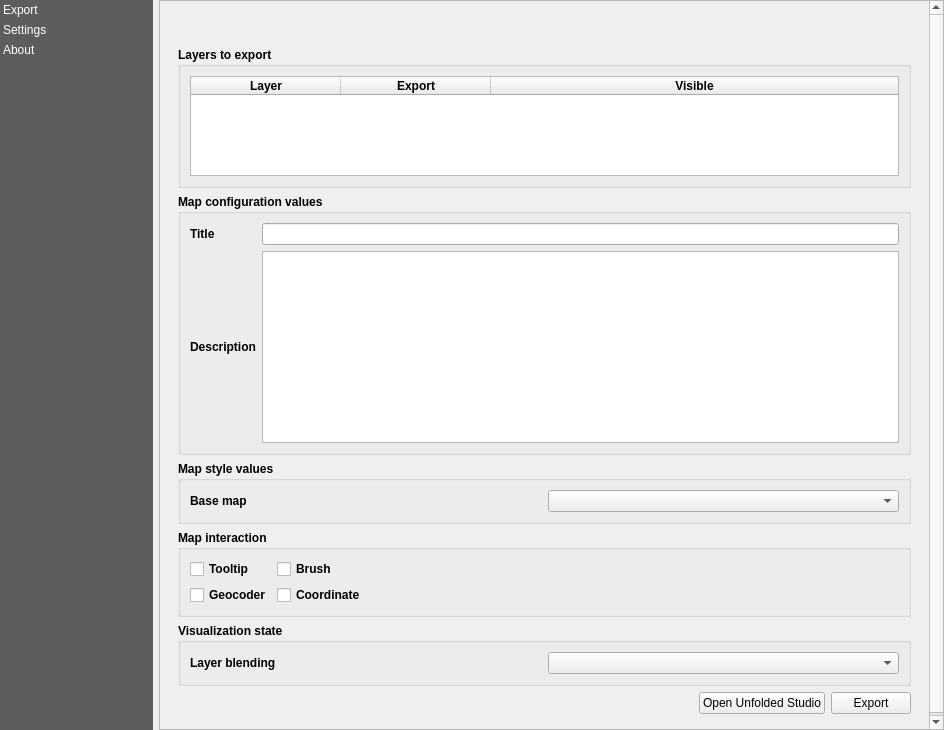
<?xml version="1.0" encoding="UTF-8"?>
<ui version="4.0">
 <class>main_dialog</class>
 <widget class="QDialog" name="main_dialog">
  <property name="windowModality">
   <enum>Qt::WindowModal</enum>
  </property>
  <property name="geometry">
   <rect>
    <x>0</x>
    <y>0</y>
    <width>944</width>
    <height>730</height>
   </rect>
  </property>
  <property name="windowTitle">
   <string>Unfolded Studio</string>
  </property>
  <layout class="QHBoxLayout" name="horizontalLayout">
   <property name="leftMargin">
    <number>0</number>
   </property>
   <property name="topMargin">
    <number>0</number>
   </property>
   <property name="rightMargin">
    <number>0</number>
   </property>
   <property name="bottomMargin">
    <number>0</number>
   </property>
   <item>
    <widget class="QListWidget" name="menu_widget">
     <property name="sizePolicy">
      <sizepolicy hsizetype="Minimum" vsizetype="Expanding">
       <horstretch>0</horstretch>
       <verstretch>0</verstretch>
      </sizepolicy>
     </property>
     <property name="minimumSize">
      <size>
       <width>100</width>
       <height>200</height>
      </size>
     </property>
     <property name="maximumSize">
      <size>
       <width>153</width>
       <height>16777215</height>
      </size>
     </property>
     <property name="styleSheet">
      <string notr="true">QListWidget{
       background-color: rgb(69, 69, 69, 220);
       outline: 0;
       }
       QListWidget::item {
       color: white;
       padding: 3px;
       }
       QListWidget::item::selected {
       color: black;
       background-color:palette(Window);
       padding-right: 0px;
       }
      </string>
     </property>
     <property name="frameShape">
      <enum>QFrame::Box</enum>
     </property>
     <property name="lineWidth">
      <number>0</number>
     </property>
     <property name="iconSize">
      <size>
       <width>32</width>
       <height>32</height>
      </size>
     </property>
     <property name="uniformItemSizes">
      <bool>true</bool>
     </property>
     <property name="currentRow">
      <number>-1</number>
     </property>
     <item>
      <property name="text">
       <string>Export</string>
      </property>
     </item>
     <item>
      <property name="text">
       <string>Settings</string>
      </property>
     </item>
     <item>
      <property name="text">
       <string>About</string>
      </property>
     </item>
    </widget>
   </item>
   <item>
    <layout class="QVBoxLayout" name="verticalLayout">
     <item>
      <widget class="QScrollArea" name="scrollArea">
       <property name="widgetResizable">
        <bool>true</bool>
       </property>
       <widget class="QWidget" name="area_contents">
        <property name="geometry">
         <rect>
          <x>0</x>
          <y>0</y>
          <width>781</width>
          <height>726</height>
         </rect>
        </property>
        <property name="minimumSize">
         <size>
          <width>760</width>
          <height>0</height>
         </size>
        </property>
        <layout class="QVBoxLayout" name="verticalLayout_4">
         <item>
          <widget class="QStackedWidget" name="stacked_widget">
           <property name="currentIndex">
            <number>0</number>
           </property>
           <widget class="QWidget" name="exporter">
            <layout class="QVBoxLayout" name="verticalLayout_11">
             <item>
              <layout class="QHBoxLayout" name="horizontalLayout_5">
               <item>
                <spacer name="horizontalSpacer_3">
                 <property name="orientation">
                  <enum>Qt::Horizontal</enum>
                 </property>
                 <property name="sizeHint" stdset="0">
                  <size>
                   <width>40</width>
                   <height>20</height>
                  </size>
                 </property>
                </spacer>
               </item>
               <item>
                <widget class="QPushButton" name="btn_refresh">
                 <property name="maximumSize">
                  <size>
                   <width>25</width>
                   <height>25</height>
                  </size>
                 </property>
                 <property name="toolTip">
                  <string>Load Snapshot configuration from project...</string>
                 </property>
                 <property name="text">
                  <string/>
                 </property>
                 <property name="flat">
                  <bool>true</bool>
                 </property>
                </widget>
               </item>
              </layout>
             </item>
             <item>
              <widget class="QGroupBox" name="groupBox_6">
               <property name="font">
                <font>
                 <weight>75</weight>
                 <bold>true</bold>
                </font>
               </property>
               <property name="title">
                <string>Layers to export</string>
               </property>
               <layout class="QVBoxLayout" name="verticalLayout_13">
                <item>
                 <widget class="QTableWidget" name="tw_layers">
                  <property name="minimumSize">
                   <size>
                    <width>0</width>
                    <height>100</height>
                   </size>
                  </property>
                  <property name="editTriggers">
                   <set>QAbstractItemView::NoEditTriggers</set>
                  </property>
                  <property name="selectionMode">
                   <enum>QAbstractItemView::NoSelection</enum>
                  </property>
                  <attribute name="horizontalHeaderCascadingSectionResizes">
                   <bool>false</bool>
                  </attribute>
                  <attribute name="horizontalHeaderMinimumSectionSize">
                   <number>100</number>
                  </attribute>
                  <attribute name="horizontalHeaderDefaultSectionSize">
                   <number>150</number>
                  </attribute>
                  <attribute name="horizontalHeaderShowSortIndicator" stdset="0">
                   <bool>false</bool>
                  </attribute>
                  <attribute name="horizontalHeaderStretchLastSection">
                   <bool>true</bool>
                  </attribute>
                  <attribute name="verticalHeaderDefaultSectionSize">
                   <number>30</number>
                  </attribute>
                  <column>
                   <property name="text">
                    <string>Layer</string>
                   </property>
                  </column>
                  <column>
                   <property name="text">
                    <string>Export</string>
                   </property>
                  </column>
                  <column>
                   <property name="text">
                    <string>Visible</string>
                   </property>
                  </column>
                 </widget>
                </item>
               </layout>
              </widget>
             </item>
             <item>
              <widget class="QgsCollapsibleGroupBox" name="gb_">
               <property name="enabled">
                <bool>true</bool>
               </property>
               <property name="sizePolicy">
                <sizepolicy hsizetype="Preferred" vsizetype="Fixed">
                 <horstretch>0</horstretch>
                 <verstretch>0</verstretch>
                </sizepolicy>
               </property>
               <property name="font">
                <font>
                 <weight>75</weight>
                 <bold>true</bold>
                </font>
               </property>
               <property name="title">
                <string>Map configuration values</string>
               </property>
               <property name="flat">
                <bool>false</bool>
               </property>
               <property name="collapsed">
                <bool>false</bool>
               </property>
               <property name="scrollOnExpand">
                <bool>true</bool>
               </property>
               <layout class="QGridLayout" name="gridLayout_8">
                <item row="3" column="0">
                 <widget class="QLabel" name="label_14">
                  <property name="sizePolicy">
                   <sizepolicy hsizetype="Preferred" vsizetype="Fixed">
                    <horstretch>0</horstretch>
                    <verstretch>0</verstretch>
                   </sizepolicy>
                  </property>
                  <property name="font">
                   <font>
                    <weight>75</weight>
                    <bold>true</bold>
                   </font>
                  </property>
                  <property name="text">
                   <string>Description</string>
                  </property>
                 </widget>
                </item>
                <item row="2" column="2">
                 <widget class="QLineEdit" name="input_title"/>
                </item>
                <item row="2" column="0">
                 <widget class="QLabel" name="label_20">
                  <property name="sizePolicy">
                   <sizepolicy hsizetype="Preferred" vsizetype="Fixed">
                    <horstretch>0</horstretch>
                    <verstretch>0</verstretch>
                   </sizepolicy>
                  </property>
                  <property name="font">
                   <font>
                    <weight>75</weight>
                    <bold>true</bold>
                   </font>
                  </property>
                  <property name="text">
                   <string>Title</string>
                  </property>
                 </widget>
                </item>
                <item row="3" column="2">
                 <widget class="QTextEdit" name="input_description"/>
                </item>
               </layout>
              </widget>
             </item>
             <item>
              <widget class="QgsCollapsibleGroupBox" name="gb_1">
               <property name="enabled">
                <bool>true</bool>
               </property>
               <property name="sizePolicy">
                <sizepolicy hsizetype="Preferred" vsizetype="Fixed">
                 <horstretch>0</horstretch>
                 <verstretch>0</verstretch>
                </sizepolicy>
               </property>
               <property name="font">
                <font>
                 <weight>75</weight>
                 <bold>true</bold>
                </font>
               </property>
               <property name="title">
                <string>Map style values</string>
               </property>
               <property name="flat">
                <bool>false</bool>
               </property>
               <property name="collapsed">
                <bool>false</bool>
               </property>
               <property name="scrollOnExpand">
                <bool>true</bool>
               </property>
               <layout class="QGridLayout" name="gridLayout_9">
                <item row="0" column="1">
                 <widget class="QComboBox" name="cb_basemap"/>
                </item>
                <item row="0" column="0">
                 <widget class="QLabel" name="label_21">
                  <property name="sizePolicy">
                   <sizepolicy hsizetype="Preferred" vsizetype="Fixed">
                    <horstretch>0</horstretch>
                    <verstretch>0</verstretch>
                   </sizepolicy>
                  </property>
                  <property name="font">
                   <font>
                    <weight>75</weight>
                    <bold>true</bold>
                   </font>
                  </property>
                  <property name="text">
                   <string>Base map</string>
                  </property>
                 </widget>
                </item>
               </layout>
              </widget>
             </item>
             <item>
              <widget class="QgsCollapsibleGroupBox" name="gb_2">
               <property name="enabled">
                <bool>true</bool>
               </property>
               <property name="sizePolicy">
                <sizepolicy hsizetype="Preferred" vsizetype="Fixed">
                 <horstretch>0</horstretch>
                 <verstretch>0</verstretch>
                </sizepolicy>
               </property>
               <property name="font">
                <font>
                 <weight>75</weight>
                 <bold>true</bold>
                </font>
               </property>
               <property name="title">
                <string>Map interaction</string>
               </property>
               <property name="flat">
                <bool>true</bool>
               </property>
               <property name="collapsed">
                <bool>true</bool>
               </property>
               <property name="scrollOnExpand">
                <bool>true</bool>
               </property>
               <layout class="QFormLayout" name="formLayout">
                <item row="0" column="0">
                 <widget class="QCheckBox" name="cb_tooltip">
                  <property name="text">
                   <string>Tooltip</string>
                  </property>
                 </widget>
                </item>
                <item row="2" column="0">
                 <widget class="QCheckBox" name="cb_geocoder">
                  <property name="text">
                   <string>Geocoder</string>
                  </property>
                 </widget>
                </item>
                <item row="0" column="1">
                 <widget class="QCheckBox" name="cb_brush">
                  <property name="text">
                   <string>Brush</string>
                  </property>
                 </widget>
                </item>
                <item row="2" column="1">
                 <widget class="QCheckBox" name="cb_coordinate">
                  <property name="text">
                   <string>Coordinate</string>
                  </property>
                 </widget>
                </item>
               </layout>
              </widget>
             </item>
             <item>
              <widget class="QgsCollapsibleGroupBox" name="gb_3">
               <property name="enabled">
                <bool>true</bool>
               </property>
               <property name="sizePolicy">
                <sizepolicy hsizetype="Preferred" vsizetype="Fixed">
                 <horstretch>0</horstretch>
                 <verstretch>0</verstretch>
                </sizepolicy>
               </property>
               <property name="font">
                <font>
                 <weight>75</weight>
                 <bold>true</bold>
                </font>
               </property>
               <property name="title">
                <string>Visualization state</string>
               </property>
               <property name="flat">
                <bool>true</bool>
               </property>
               <property name="collapsed">
                <bool>true</bool>
               </property>
               <property name="scrollOnExpand">
                <bool>true</bool>
               </property>
               <layout class="QGridLayout" name="gridLayout_11">
                <item row="0" column="0">
                 <widget class="QLabel" name="label_23">
                  <property name="sizePolicy">
                   <sizepolicy hsizetype="Preferred" vsizetype="Fixed">
                    <horstretch>0</horstretch>
                    <verstretch>0</verstretch>
                   </sizepolicy>
                  </property>
                  <property name="font">
                   <font>
                    <weight>75</weight>
                    <bold>true</bold>
                   </font>
                  </property>
                  <property name="text">
                   <string>Layer blending</string>
                  </property>
                 </widget>
                </item>
                <item row="0" column="1">
                 <widget class="QComboBox" name="cb_layer_blending"/>
                </item>
               </layout>
              </widget>
             </item>
             <item>
              <layout class="QHBoxLayout" name="horizontalLayout_3">
               <item>
                <spacer name="horizontalSpacer_2">
                 <property name="orientation">
                  <enum>Qt::Horizontal</enum>
                 </property>
                 <property name="sizeHint" stdset="0">
                  <size>
                   <width>40</width>
                   <height>20</height>
                  </size>
                 </property>
                </spacer>
               </item>
               <item>
                <widget class="QPushButton" name="btn_open_studio">
                 <property name="text">
                  <string>Open Unfolded Studio</string>
                 </property>
                </widget>
               </item>
               <item>
                <widget class="QPushButton" name="btn_export">
                 <property name="text">
                  <string>Export</string>
                 </property>
                </widget>
               </item>
              </layout>
             </item>
            </layout>
           </widget>
           <widget class="QWidget" name="settings">
            <layout class="QVBoxLayout" name="verticalLayout_15">
             <item>
              <widget class="QgsCollapsibleGroupBox" name="mGroupBox_5">
               <property name="sizePolicy">
                <sizepolicy hsizetype="Preferred" vsizetype="Fixed">
                 <horstretch>0</horstretch>
                 <verstretch>0</verstretch>
                </sizepolicy>
               </property>
               <property name="title">
                <string>General</string>
               </property>
               <layout class="QVBoxLayout" name="verticalLayout_14">
                <item>
                 <layout class="QVBoxLayout" name="verticalLayout_12">
                  <item>
                   <layout class="QGridLayout" name="gridLayout_10">
                    <item row="0" column="0">
                     <widget class="QLabel" name="label_level_file_3">
                      <property name="minimumSize">
                       <size>
                        <width>250</width>
                        <height>0</height>
                       </size>
                      </property>
                      <property name="text">
                       <string>Mapbox API Token</string>
                      </property>
                     </widget>
                    </item>
                    <item row="0" column="1">
                     <widget class="QLineEdit" name="le_mapbox_token"/>
                    </item>
                   </layout>
                  </item>
                  <item>
                   <layout class="QHBoxLayout" name="horizontalLayout_6">
                    <item>
                     <spacer name="horizontalSpacer_4">
                      <property name="orientation">
                       <enum>Qt::Horizontal</enum>
                      </property>
                      <property name="sizeHint" stdset="0">
                       <size>
                        <width>40</width>
                        <height>20</height>
                       </size>
                      </property>
                     </spacer>
                    </item>
                    <item>
                     <widget class="QPushButton" name="btn_add_basemaps">
                      <property name="text">
                       <string>Add WMTS basemaps</string>
                      </property>
                     </widget>
                    </item>
                   </layout>
                  </item>
                 </layout>
                </item>
               </layout>
              </widget>
             </item>
             <item>
              <widget class="QgsCollapsibleGroupBox" name="mGroupBox_4">
               <property name="sizePolicy">
                <sizepolicy hsizetype="Preferred" vsizetype="Fixed">
                 <horstretch>0</horstretch>
                 <verstretch>0</verstretch>
                </sizepolicy>
               </property>
               <property name="title">
                <string>Export</string>
               </property>
               <layout class="QVBoxLayout" name="verticalLayout_10">
                <item>
                 <layout class="QGridLayout" name="gridLayout_7">
                  <item row="0" column="0">
                   <widget class="QLabel" name="label_level_file_2">
                    <property name="sizePolicy">
                     <sizepolicy hsizetype="Preferred" vsizetype="Fixed">
                      <horstretch>0</horstretch>
                      <verstretch>0</verstretch>
                     </sizepolicy>
                    </property>
                    <property name="text">
                     <string>Configuration output directory</string>
                    </property>
                   </widget>
                  </item>
                  <item row="0" column="1">
                   <widget class="QgsFileWidget" name="f_conf_output">
                    <property name="sizePolicy">
                     <sizepolicy hsizetype="Preferred" vsizetype="Fixed">
                      <horstretch>0</horstretch>
                      <verstretch>0</verstretch>
                     </sizepolicy>
                    </property>
                    <property name="storageMode">
                     <enum>QgsFileWidget::GetDirectory</enum>
                    </property>
                   </widget>
                  </item>
                  <item row="1" column="1">
                   <layout class="QVBoxLayout" name="verticalLayout_2">
                    <item>
                     <widget class="QRadioButton" name="rb_format_zip">
                      <property name="toolTip">
                       <string>Compatible with Unfolded Studio</string>
                      </property>
                      <property name="text">
                       <string>ZIP</string>
                      </property>
                     </widget>
                    </item>
                    <item>
                     <widget class="QRadioButton" name="rb_format_json">
                      <property name="toolTip">
                       <string>Combatible with Unfolded Studio and kepler.gl</string>
                      </property>
                      <property name="text">
                       <string>JSON</string>
                      </property>
                     </widget>
                    </item>
                   </layout>
                  </item>
                  <item row="1" column="0">
                   <widget class="QLabel" name="label_2">
                    <property name="text">
                     <string>Output file format</string>
                    </property>
                   </widget>
                  </item>
                 </layout>
                </item>
               </layout>
              </widget>
             </item>
             <item>
              <widget class="QgsCollapsibleGroupBox" name="mGroupBox_3">
               <property name="sizePolicy">
                <sizepolicy hsizetype="Preferred" vsizetype="Fixed">
                 <horstretch>0</horstretch>
                 <verstretch>0</verstretch>
                </sizepolicy>
               </property>
               <property name="title">
                <string>Logging</string>
               </property>
               <layout class="QVBoxLayout" name="verticalLayout_8">
                <item>
                 <widget class="QLabel" name="label">
                  <property name="text">
                   <string>QGIS must be restarted in order to apply changes in log levels</string>
                  </property>
                 </widget>
                </item>
                <item>
                 <layout class="QGridLayout" name="gridLayout_5">
                  <item row="1" column="0">
                   <widget class="QLabel" name="label_level_console">
                    <property name="sizePolicy">
                     <sizepolicy hsizetype="Preferred" vsizetype="Fixed">
                      <horstretch>0</horstretch>
                      <verstretch>0</verstretch>
                     </sizepolicy>
                    </property>
                    <property name="text">
                     <string>Console level</string>
                    </property>
                   </widget>
                  </item>
                  <item row="1" column="1">
                   <widget class="QComboBox" name="combo_box_log_level_console"/>
                  </item>
                  <item row="0" column="0">
                   <widget class="QLabel" name="label_level_file">
                    <property name="sizePolicy">
                     <sizepolicy hsizetype="Preferred" vsizetype="Fixed">
                      <horstretch>0</horstretch>
                      <verstretch>0</verstretch>
                     </sizepolicy>
                    </property>
                    <property name="text">
                     <string>File level</string>
                    </property>
                   </widget>
                  </item>
                  <item row="0" column="1">
                   <widget class="QComboBox" name="combo_box_log_level_file"/>
                  </item>
                 </layout>
                </item>
                <item>
                 <layout class="QHBoxLayout" name="horizontalLayout_2">
                  <item>
                   <spacer name="horizontalSpacer">
                    <property name="orientation">
                     <enum>Qt::Horizontal</enum>
                    </property>
                    <property name="sizeHint" stdset="0">
                     <size>
                      <width>40</width>
                      <height>20</height>
                     </size>
                    </property>
                   </spacer>
                  </item>
                  <item>
                   <widget class="QPushButton" name="btn_open_log">
                    <property name="text">
                     <string>Open most recent log file</string>
                    </property>
                   </widget>
                  </item>
                 </layout>
                </item>
               </layout>
              </widget>
             </item>
            </layout>
           </widget>
           <widget class="QWidget" name="about">
            <layout class="QVBoxLayout" name="verticalLayout_3">
             <item>
              <widget class="QGroupBox" name="groupBox_5">
               <property name="sizePolicy">
                <sizepolicy hsizetype="Preferred" vsizetype="Preferred">
                 <horstretch>0</horstretch>
                 <verstretch>0</verstretch>
                </sizepolicy>
               </property>
               <property name="title">
                <string>Unfolded Studio</string>
               </property>
               <layout class="QVBoxLayout" name="verticalLayout_9">
                <item>
                 <layout class="QGridLayout" name="gridLayout_6">
                  <property name="sizeConstraint">
                   <enum>QLayout::SetNoConstraint</enum>
                  </property>
                  <item row="2" column="0">
                   <widget class="QLabel" name="label_development_3">
                    <property name="sizePolicy">
                     <sizepolicy hsizetype="Preferred" vsizetype="Preferred">
                      <horstretch>0</horstretch>
                      <verstretch>0</verstretch>
                     </sizepolicy>
                    </property>
                    <property name="text">
                     <string>Documentation</string>
                    </property>
                   </widget>
                  </item>
                  <item row="2" column="1">
                   <widget class="QLabel" name="label_gispo_3">
                    <property name="sizePolicy">
                     <sizepolicy hsizetype="Preferred" vsizetype="Preferred">
                      <horstretch>0</horstretch>
                      <verstretch>0</verstretch>
                     </sizepolicy>
                    </property>
                    <property name="text">
                     <string>&lt;html&gt;&lt;head/&gt;&lt;body&gt;&lt;p&gt;&lt;a
                      href=&quot;https://docs.unfolded.ai/&quot;&gt;&lt;span
                      style=&quot; text-decoration:
                      underline; color:#0000ff;&quot;&gt;Unfolded
                      Studio Documentation&lt;/span&gt;&lt;/a&gt;&lt;/p&gt;&lt;/body&gt;&lt;/html&gt;
                     </string>
                    </property>
                    <property name="openExternalLinks">
                     <bool>true</bool>
                    </property>
                   </widget>
                  </item>
                  <item row="1" column="1">
                   <widget class="QLabel" name="label_gispo_2">
                    <property name="sizePolicy">
                     <sizepolicy hsizetype="Preferred" vsizetype="Preferred">
                      <horstretch>0</horstretch>
                      <verstretch>0</verstretch>
                     </sizepolicy>
                    </property>
                    <property name="text">
                     <string>&lt;html&gt;&lt;head/&gt;&lt;body&gt;&lt;p&gt;&lt;a
                      href=&quot;https://studio.unfolded.ai/&quot;&gt;&lt;span
                      style=&quot; text-decoration:
                      underline; color:#0000ff;&quot;&gt;Unfolded
                      Studio&lt;/span&gt;&lt;/a&gt;&lt;/p&gt;&lt;/body&gt;&lt;/html&gt;
                     </string>
                    </property>
                    <property name="openExternalLinks">
                     <bool>true</bool>
                    </property>
                   </widget>
                  </item>
                  <item row="1" column="0">
                   <widget class="QLabel" name="label_development_2">
                    <property name="sizePolicy">
                     <sizepolicy hsizetype="Preferred" vsizetype="Preferred">
                      <horstretch>0</horstretch>
                      <verstretch>0</verstretch>
                     </sizepolicy>
                    </property>
                    <property name="text">
                     <string>Studio</string>
                    </property>
                   </widget>
                  </item>
                  <item row="0" column="0">
                   <widget class="QLabel" name="label_3">
                    <property name="text">
                     <string>Plugin documentation</string>
                    </property>
                   </widget>
                  </item>
                  <item row="0" column="1">
                   <widget class="QLabel" name="label_4">
                    <property name="text">
                     <string>&lt;html&gt;&lt;head/&gt;&lt;body&gt;&lt;p&gt;&lt;a href=&quot;https://docs.unfolded.ai/integrations/qgis&quot;&gt;&lt;span
                      style=&quot; text-decoration: underline; color:#0000ff;&quot;&gt;https://docs.unfolded.ai/integrations/qgis&lt;/span&gt;&lt;/a&gt;&lt;/p&gt;&lt;/body&gt;&lt;/html&gt;
                     </string>
                    </property>
                    <property name="openExternalLinks">
                     <bool>true</bool>
                    </property>
                   </widget>
                  </item>
                 </layout>
                </item>
               </layout>
              </widget>
             </item>
             <item>
              <widget class="QGroupBox" name="groupBox_3">
               <property name="sizePolicy">
                <sizepolicy hsizetype="Preferred" vsizetype="Preferred">
                 <horstretch>0</horstretch>
                 <verstretch>0</verstretch>
                </sizepolicy>
               </property>
               <property name="title">
                <string>Attributions</string>
               </property>
               <layout class="QVBoxLayout" name="verticalLayout_6">
                <item>
                 <layout class="QGridLayout" name="gridLayout_3">
                  <property name="sizeConstraint">
                   <enum>QLayout::SetNoConstraint</enum>
                  </property>
                  <item row="0" column="0">
                   <widget class="QLabel" name="label_development">
                    <property name="sizePolicy">
                     <sizepolicy hsizetype="Preferred" vsizetype="Preferred">
                      <horstretch>0</horstretch>
                      <verstretch>0</verstretch>
                     </sizepolicy>
                    </property>
                    <property name="text">
                     <string>Main plugin development</string>
                    </property>
                   </widget>
                  </item>
                  <item row="0" column="1">
                   <widget class="QLabel" name="label_gispo">
                    <property name="sizePolicy">
                     <sizepolicy hsizetype="Preferred" vsizetype="Preferred">
                      <horstretch>0</horstretch>
                      <verstretch>0</verstretch>
                     </sizepolicy>
                    </property>
                    <property name="text">
                     <string>&lt;html&gt;&lt;head/&gt;&lt;body&gt;&lt;p&gt;&lt;a
                      href=&quot;https://www.gispo.fi/en/home/&quot;&gt;&lt;span
                      style=&quot; text-decoration:
                      underline; color:#0000ff;&quot;&gt;Gispo
                      Ltd.&lt;/span&gt;&lt;/a&gt;&lt;/p&gt;&lt;/body&gt;&lt;/html&gt;
                     </string>
                    </property>
                    <property name="openExternalLinks">
                     <bool>true</bool>
                    </property>
                   </widget>
                  </item>
                 </layout>
                </item>
               </layout>
              </widget>
             </item>
             <item>
              <widget class="QGroupBox" name="groupBox_2">
               <property name="sizePolicy">
                <sizepolicy hsizetype="Preferred" vsizetype="Preferred">
                 <horstretch>0</horstretch>
                 <verstretch>0</verstretch>
                </sizepolicy>
               </property>
               <property name="title">
                <string>Sources</string>
               </property>
               <layout class="QVBoxLayout" name="verticalLayout_5">
                <item>
                 <layout class="QGridLayout" name="gridLayout_2">
                  <item row="1" column="1">
                   <widget class="QLabel" name="label_source">
                    <property name="sizePolicy">
                     <sizepolicy hsizetype="Preferred" vsizetype="Preferred">
                      <horstretch>0</horstretch>
                      <verstretch>0</verstretch>
                     </sizepolicy>
                    </property>
                    <property name="text">
                     <string>&lt;html&gt;&lt;head/&gt;&lt;body&gt;&lt;p&gt;&lt;a
                      href=&quot;https://github.com/UnfoldedInc/qgis-plugin&quot;&gt;&lt;span
                      style=&quot; text-decoration:
                      underline; color:#0000ff;&quot;&gt;https://github.com/UnfoldedInc/qgis-plugin&lt;/span&gt;&lt;/a&gt;&lt;/p&gt;&lt;/body&gt;&lt;/html&gt;
                     </string>
                    </property>
                    <property name="openExternalLinks">
                     <bool>true</bool>
                    </property>
                   </widget>
                  </item>
                  <item row="1" column="0">
                   <widget class="QLabel" name="label_gsource">
                    <property name="sizePolicy">
                     <sizepolicy hsizetype="Preferred" vsizetype="Preferred">
                      <horstretch>0</horstretch>
                      <verstretch>0</verstretch>
                     </sizepolicy>
                    </property>
                    <property name="text">
                     <string>Unfolded Studio Plugin repository</string>
                    </property>
                   </widget>
                  </item>
                  <item row="0" column="0">
                   <widget class="QLabel" name="label_qsource">
                    <property name="sizePolicy">
                     <sizepolicy hsizetype="Preferred" vsizetype="Preferred">
                      <horstretch>0</horstretch>
                      <verstretch>0</verstretch>
                     </sizepolicy>
                    </property>
                    <property name="text">
                     <string>kepler.gl</string>
                    </property>
                   </widget>
                  </item>
                  <item row="0" column="1">
                   <widget class="QLabel" name="label_qgsource">
                    <property name="sizePolicy">
                     <sizepolicy hsizetype="Preferred" vsizetype="Preferred">
                      <horstretch>0</horstretch>
                      <verstretch>0</verstretch>
                     </sizepolicy>
                    </property>
                    <property name="text">
                     <string>&lt;html&gt;&lt;head/&gt;&lt;body&gt;&lt;p&gt;&lt;a
                      href=&quot;https://github.com/keplergl/kepler.gl&quot;&gt;&lt;span
                      style=&quot; text-decoration:
                      underline; color:#0000ff;&quot;&gt;https://github.com/keplergl/kepler.gl&lt;/span&gt;&lt;/a&gt;&lt;/p&gt;&lt;/body&gt;&lt;/html&gt;
                     </string>
                    </property>
                    <property name="openExternalLinks">
                     <bool>true</bool>
                    </property>
                   </widget>
                  </item>
                 </layout>
                </item>
               </layout>
              </widget>
             </item>
             <item>
              <widget class="QGroupBox" name="groupBox_4">
               <property name="sizePolicy">
                <sizepolicy hsizetype="Preferred" vsizetype="Preferred">
                 <horstretch>0</horstretch>
                 <verstretch>0</verstretch>
                </sizepolicy>
               </property>
               <property name="title">
                <string>Versions</string>
               </property>
               <layout class="QVBoxLayout" name="verticalLayout_7">
                <item>
                 <layout class="QGridLayout" name="gridLayout_4">
                  <item row="0" column="1">
                   <widget class="QLabel" name="label_version">
                    <property name="sizePolicy">
                     <sizepolicy hsizetype="Preferred" vsizetype="Fixed">
                      <horstretch>0</horstretch>
                      <verstretch>0</verstretch>
                     </sizepolicy>
                    </property>
                    <property name="text">
                     <string>&lt;placeholder&gt;</string>
                    </property>
                   </widget>
                  </item>
                  <item row="0" column="0">
                   <widget class="QLabel" name="label_version_txt">
                    <property name="sizePolicy">
                     <sizepolicy hsizetype="Preferred" vsizetype="Preferred">
                      <horstretch>0</horstretch>
                      <verstretch>0</verstretch>
                     </sizepolicy>
                    </property>
                    <property name="text">
                     <string>Unfolded Studio Plugin</string>
                    </property>
                   </widget>
                  </item>
                 </layout>
                </item>
               </layout>
              </widget>
             </item>
             <item>
              <widget class="QGroupBox" name="groupBox">
               <property name="sizePolicy">
                <sizepolicy hsizetype="Preferred" vsizetype="Preferred">
                 <horstretch>0</horstretch>
                 <verstretch>0</verstretch>
                </sizepolicy>
               </property>
               <property name="title">
                <string>Licenses</string>
               </property>
               <layout class="QHBoxLayout" name="horizontalLayout_11">
                <item>
                 <layout class="QGridLayout" name="gridLayout">
                  <item row="0" column="0">
                   <widget class="QLabel" name="label_plugin">
                    <property name="sizePolicy">
                     <sizepolicy hsizetype="Preferred" vsizetype="Fixed">
                      <horstretch>0</horstretch>
                      <verstretch>0</verstretch>
                     </sizepolicy>
                    </property>
                    <property name="text">
                     <string>Unfolded Studio Plugin</string>
                    </property>
                   </widget>
                  </item>
                  <item row="0" column="1">
                   <widget class="QLabel" name="label_gpl2">
                    <property name="sizePolicy">
                     <sizepolicy hsizetype="Preferred" vsizetype="Fixed">
                      <horstretch>0</horstretch>
                      <verstretch>0</verstretch>
                     </sizepolicy>
                    </property>
                    <property name="text">
                     <string>&lt;html&gt;&lt;head/&gt;&lt;body&gt;&lt;p&gt;&lt;a
                      href=&quot;https://www.gnu.org/licenses/old-licenses/gpl-2.0.en.html&quot;&gt;&lt;span
                      style=&quot; text-decoration:
                      underline; color:#0000ff;&quot;&gt;Licence
                      GPL Version 2&lt;/span&gt;&lt;/a&gt;&lt;/p&gt;&lt;/body&gt;&lt;/html&gt;
                     </string>
                    </property>
                    <property name="openExternalLinks">
                     <bool>true</bool>
                    </property>
                   </widget>
                  </item>
                 </layout>
                </item>
               </layout>
              </widget>
             </item>
            </layout>
           </widget>
          </widget>
         </item>
        </layout>
       </widget>
      </widget>
     </item>
    </layout>
   </item>
  </layout>
 </widget>
 <customwidgets>
  <customwidget>
   <class>QgsCollapsibleGroupBox</class>
   <extends>QGroupBox</extends>
   <header>qgscollapsiblegroupbox.h</header>
   <container>1</container>
  </customwidget>
  <customwidget>
   <class>QgsFileWidget</class>
   <extends>QWidget</extends>
   <header>qgsfilewidget.h</header>
   <container>1</container>
  </customwidget>
 </customwidgets>
 <resources/>
 <connections/>
</ui>
